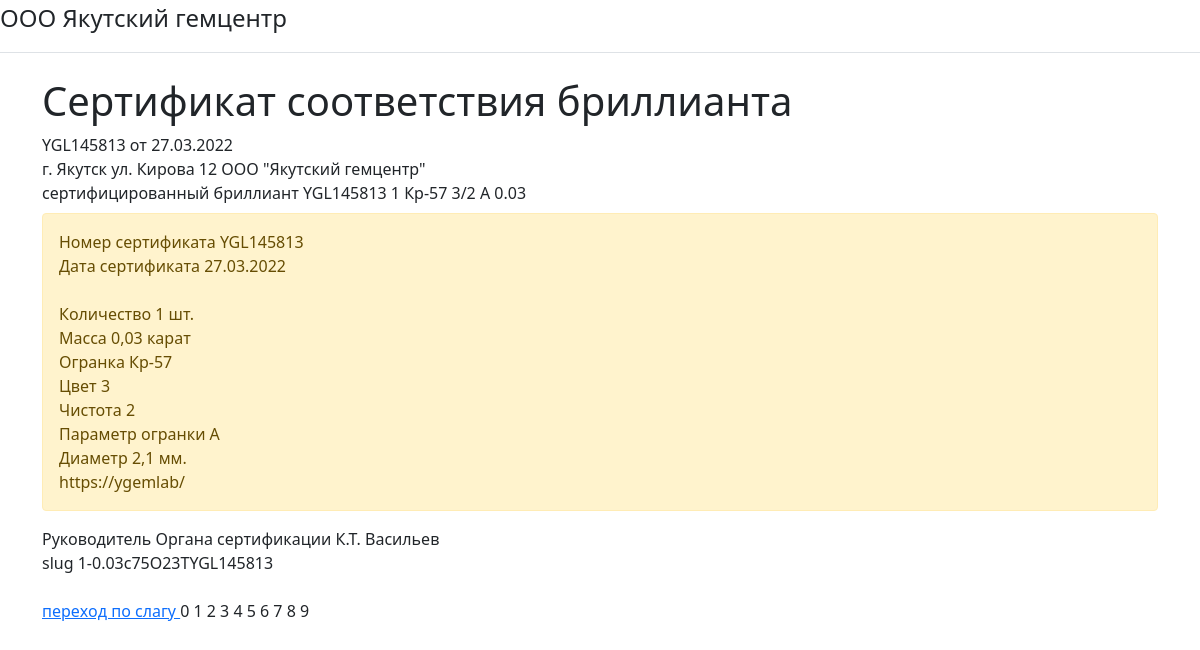
/sertif/0/, run on an earlier commit of the app's database.
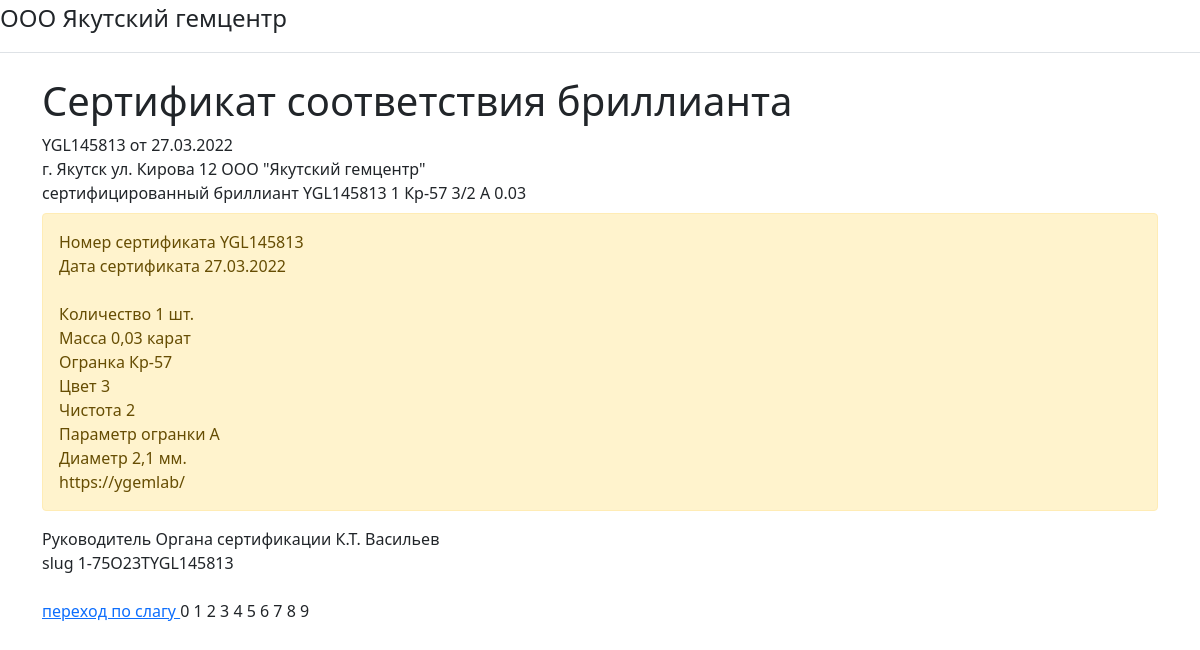
And on a later commit of the database.
### qrsert/models.py (models this page shows, shortened)
class SertDiamonds(models.Model):
    id_1 = models.IntegerField('id_1')
    kod_t = models.IntegerField('код_т')
    part = models.IntegerField('партия')
    kod_r = models.CharField('код_случ', max_length=6)
    nsert = models.CharField('номер_паспорта', max_length=10)
    dsert = models.CharField('дата_паспорта', max_length=10)
    ogr = models.CharField('огранка', max_length=25)
    shape = models.CharField('shape', max_length=25)
    DiametrMin = models.FloatField('DiametrMin')
    DiametrMax = models.FloatField('DiametrMax')
    sizes = models.FloatField('Размеры')
    obshmass = models.FloatField('ОБЩМАССА')
    carat = models.FloatField('масса')
    pcs = models.IntegerField('штук')
    col_r = models.CharField('цвет', max_length=4)
    cla_r = models.CharField('чистота', max_length=4)
    po_r = models.CharField('геом_парам', max_length=2)
    flour = models.CharField('флуор',  max_length=10)
    comment = models.CharField('комент', max_length=50)
    TotalDepth = models.FloatField('TotalDepth')
    diametr = models.FloatField('diametr')
    PavilDepth = models.FloatField('PavilDepth')
    PavilAngle = models.FloatField('PavilAngle')
    CrownHeight = models.FloatField('CrownHeight')
    CrownAngle = models.FloatField('CrownAngle')
    TableSize = models.FloatField('TableSize')
    Girdle_max = models.FloatField('Girdle_max')
    Girdle_min = models.FloatField('Girdle_min')
    CuletSize = models.FloatField('CuletSize')
    print = models.IntegerField('принт')
    diamdev = models.FloatField('diamdev')
    Weight = models.FloatField('Weight')
    kod = models.FloatField('kod')
    mras = models.FloatField('mras')
    col_gia = models.CharField('col_gia', max_length=20)
    cla_gia = models.CharField('cla_gia', max_length=10)
    cut_gia = models.CharField('cut_gia', max_length=10)
    res = models.CharField('res', max_length=20)
    slug = models.SlugField('slug', max_length=50, unique=True, db_index=True)
    def __str__(self):
        return self.nsert+'  '+str(self.pcs) + '  ' + self.ogr + "  " + self.col_r + '/' + self.cla_r + \
               ' ' + self.po_r + '  ' + str(round(self.carat, 2))
    class Meta:
        verbose_name = 'Сертификат'
        verbose_name_plural = 'Сертификаты'

### qrsert/views.py (the view)
# urls.py: path('sertif/<int:sertid>/', views.sertifpar, name='sertpar'),
def sertifpar(request, sertid):
    diam = get_object_or_404(SertDiamonds, pk=sertid)
    context = {'diam': diam}
    return render(request, 'qrsert/sertif.html', context=context)

### qrsert/templates/qrsert/sertif.html
{% extends 'main/base.html' %}
{% load qr_code %}
{% block title %}
  Сертификат соответствия бриллианта
{% endblock %}
{% block content %}
{% load qr_code %}
{{diam.nsert}}               от  {{diam.dsert}} <br>
г. Якутск  ул. Кирова 12  <td>      ООО "Якутский гемцентр"     </td>   <br>
сертифицированный бриллиант {{diam}}  <br>
 <div class="alert alert-warning mt-2">
Номер сертификата  {{diam.nsert}}  <br>
Дата сертификата   {{diam.dsert}}  <br>
     <br>
Количество         {{diam.pcs}} шт.<br>
Масса              {{diam.carat}} карат<br>
Огранка            {{diam.ogr}} <br>
Цвет               {{ diam.col_r }} <br>
Чистота            {{diam.cla_r}} <br>
Параметр огранки   {{ diam.po_r }} <br>
Диаметр            {{ diam.diametr }} мм. <br>
https://ygemlab/
 </div>
Руководитель Органа сертификации        К.Т. Васильев
<br>
slug {{diam.slug}} <br>
{% qr_from_text "ygemlab.ru/s/"|add:diam.slug size=10 %} <br>
<a href="#" > переход по слагу </a>
{% for i in '0123456789'|make_list %}
{{i}}
{% endfor %}
{% endblock %}

What changed in the data, as far as the page shows it:
changed SertDiamonds "YGL145813": slug "1-0.03c75O23TYGL145813" → "1-75O23TYGL145813"
